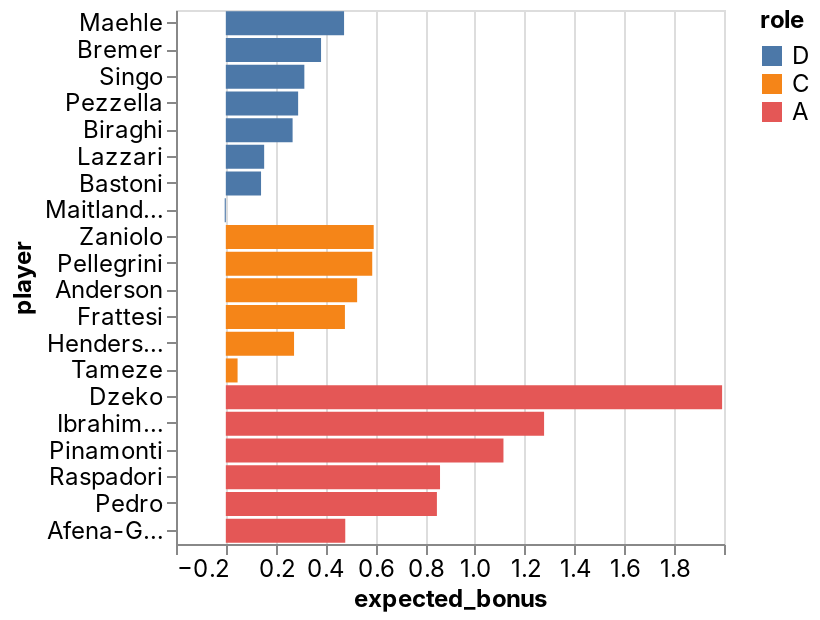

The notebook cell saved with this chart:
### Code cell
_deepnote_run_altair(team, """{"$schema":"https://vega.github.io/schema/vega-lite/v4.json","mark":{"type":"bar","tooltip":{"content":"data"}},"height":220,"autosize":{"type":"fit"},"data":{"name":"placeholder"},"encoding":{"x":{"field":"expected_bonus","type":"quantitative","sort":null,"scale":{"type":"linear","zero":false}},"y":{"field":"player","type":"nominal","sort":null,"scale":{"type":"linear","zero":true}},"color":{"field":"role","type":"nominal","sort":null,"scale":{"type":"linear","zero":false}}}}""")

### Figure 1 — Vega-Lite specification as saved in the notebook (floating-point values rounded to 4 significant figures)
{"config": {"view": {"continuousWidth": 400, "continuousHeight": 300}, "area": {"fill": "#51C0E9"}, "axis": {"labelFont": "Inter, sans-serif", "labelFontSize": 12, "labelFontWeight": "normal", "labelLimit": 60, "labelOverlap": "greedy", "titleFont": "Inter, sans-serif", "titleFontSize": 12, "titleFontWeight": "bold"}, "background": "#ffffff", "legend": {"labelFont": "Inter, sans-serif", "labelFontSize": 12, "titleFont": "Inter, sans-serif", "titleFontSize": 12, "titleFontWeight": "bold"}, "line": {"stroke": "#51C0E9", "strokeWidth": 2}, "rect": {"fill": "#51C0E9"}, "title": {"anchor": "start", "color": "#000000", "font": "Inter, sans-serif", "fontSize": 22, "fontWeight": "normal"}}, "data": {"name": "data-1a5fce56b9b8b2b6650717de64c88a38"}, "mark": {"type": "bar", "tooltip": {"content": "data"}}, "autosize": {"type": "fit"}, "encoding": {"color": {"type": "nominal", "field": "role", "scale": {"type": "linear", "zero": false}, "sort": null}, "x": {"type": "quantitative", "field": "expected_bonus", "scale": {"type": "linear", "zero": false}, "sort": null}, "y": {"type": "nominal", "field": "player", "scale": {"type": "linear", "zero": true}, "sort": null}}, "height": 300, "width": "container", "$schema": "https://vega.github.io/schema/vega-lite/v4.json", "datasets": {"data-1a5fce56b9b8b2b6650717de64c88a38": [{"fanta_team": "Rione Monti", "role": "D", "player": "Maehle", "team": "Atalanta", "opponent": "Empoli", "date": "2022-05-22T00:00:00", "expected_bonus": 0.4747}, {"fanta_team": "Rione Monti", "role": "D", "player": "Bremer", "team": "Torino", "opponent": "Roma", "date": "2022-05-22T00:00:00", "expected_bonus": 0.3823}, {"fanta_team": "Rione Monti", "role": "D", "player": "Singo", "team": "Torino", "opponent": "Roma", "date": "2022-05-22T00:00:00", "expected_bonus": 0.3153}, {"fanta_team": "Rione Monti", "role": "D", "player": "Pezzella", "team": "Atalanta", "opponent": "Empoli", "date": "2022-05-22T00:00:00", "expected_bonus": 0.2903}, {"fanta_team": "Rione Monti", "role": "D", "player": "Biraghi", "team": "Fiorentina", "opponent": "Juventus", "date": "2022-05-22T00:00:00", "expected_bonus": 0.2681}, {"fanta_team": "Rione Monti", "role": "D", "player": "Lazzari", "team": "Lazio", "opponent": "Verona", "date": "2022-05-22T00:00:00", "expected_bonus": 0.1539}, {"fanta_team": "Rione Monti", "role": "D", "player": "Bastoni", "team": "Spezia", "opponent": "Napoli", "date": "2022-05-22T00:00:00", "expected_bonus": 0.1414}, {"fanta_team": "Rione Monti", "role": "D", "player": "Maitland-Niles", "team": "Roma", "opponent": "Torino", "date": "2022-05-22T00:00:00", "expected_bonus": -0.004449}, {"fanta_team": "Rione Monti", "role": "C", "player": "Zaniolo", "team": "Roma", "opponent": "Torino", "date": "2022-05-22T00:00:00", "expected_bonus": 0.5937}, {"fanta_team": "Rione Monti", "role": "C", "player": "Pellegrini", "team": "Roma", "opponent": "Torino", "date": "2022-05-22T00:00:00", "expected_bonus": 0.5878}, {"fanta_team": "Rione Monti", "role": "C", "player": "Anderson", "team": "Lazio", "opponent": "Verona", "date": "2022-05-22T00:00:00", "expected_bonus": 0.5272}, {"fanta_team": "Rione Monti", "role": "C", "player": "Frattesi", "team": "Sassuolo", "opponent": "AC Milan", "date": "2022-05-22T00:00:00", "expected_bonus": 0.4782}, {"fanta_team": "Rione Monti", "role": "C", "player": "Henderson", "team": "Empoli", "opponent": "Atalanta", "date": "2022-05-22T00:00:00", "expected_bonus": 0.2739}, {"fanta_team": "Rione Monti", "role": "C", "player": "Tameze", "team": "Verona", "opponent": "Lazio", "date": "2022-05-22T00:00:00", "expected_bonus": 0.04721}, {"fanta_team": "Rione Monti", "role": "A", "player": "Dzeko", "team": "Inter", "opponent": "Sampdoria", "date": "2022-05-22T00:00:00", "expected_bonus": 1.992}, {"fanta_team": "Rione Monti", "role": "A", "player": "Ibrahimovic", "team": "AC Milan", "opponent": "Sassuolo", "date": "2022-05-22T00:00:00", "expected_bonus": 1.278}, {"fanta_team": "Rione Monti", "role": "A", "player": "Pinamonti", "team": "Empoli", "opponent": "Atalanta", "date": "2022-05-22T00:00:00", "expected_bonus": 1.115}, {"fanta_team": "Rione Monti", "role": "A", "player": "Raspadori", "team": "Sassuolo", "opponent": "AC Milan", "date": "2022-05-22T00:00:00", "expected_bonus": 0.86}, {"fanta_team": "Rione Monti", "role": "A", "player": "Pedro", "team": "Lazio", "opponent": "Verona", "date": "2022-05-22T00:00:00", "expected_bonus": 0.8474}, {"fanta_team": "Rione Monti", "role": "A", "player": "Afena-Gyan", "team": "Roma", "opponent": "Torino", "date": "2022-05-22T00:00:00", "expected_bonus": 0.4795}]}}
